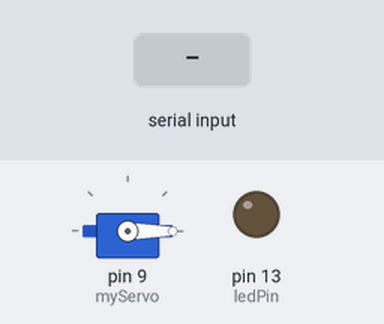
Simulated run of this sketch. Board: Arduino Uno, built with avr-gcc and run on an emulated ATmega328P. Parts: servo, output pins drawn as LEDs (lit = HIGH). The inputs (shaded band) are chosen by the test bench.

Above: at 1.2 s.
1.3 s: "right*" received over Serial
At 2.9 s:
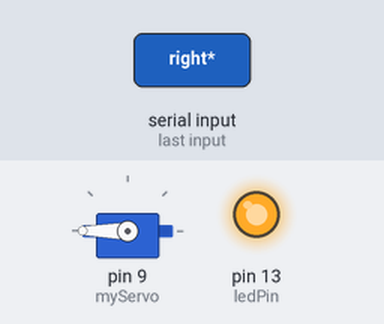
3.5 s: "left*" received over Serial
At 4.4 s:
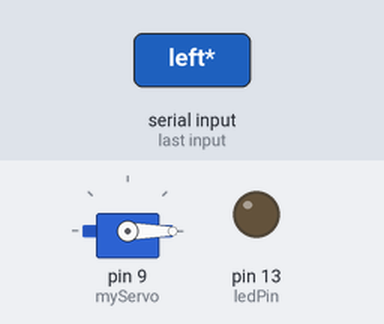
5.5 s: "Right*" received over Serial
At 7.2 s:
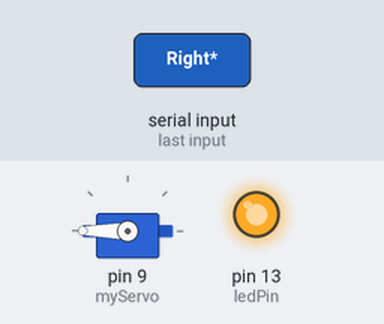
Timing chart, 0 to 8.7 s (numbered marks = the images above; inputs shaded):
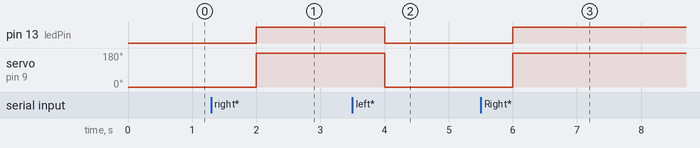

The sketch:

Arduino_Servo_code.ino
```cpp
#include <Servo.h>
const int ledPin = 13; // the pin that the LED is attached to
Servo myServo;
int angle = 0;
int pos;

void setup() {
  // put your setup code here, to run once:
  myServo.attach(9);
  Serial.begin(9600);
  myServo.write(0);

  // initialize the LED pin as an output:
  pinMode(ledPin, OUTPUT);
}

void loop() {
  // put your main code here, to run repeatedly:
   if(Serial.available()>0){
    String receivedString = "";
    receivedString = Serial.readStringUntil('*');

  if (receivedString == "right" || receivedString == "يمين" || receivedString == "Right") {
      myServo.write(180);
      digitalWrite(ledPin, HIGH);

    }

    else if (receivedString == "left" || receivedString == "Left" || receivedString == "يسار") {
     myServo.write(0);
     digitalWrite(ledPin, LOW);

    }

   }

   delay(1000);
}
```

Measured:
- after the input at 1.3 s, pin 13 (ledPin): LOW → HIGH after 0.70 s; servo on pin 9 (myServo): 0° → 180° after 0.70 s
- after the input at 3.5 s, pin 13 (ledPin): HIGH → LOW after 0.50 s; servo on pin 9 (myServo): 180° → 0° after 0.50 s
- after the input at 5.5 s, pin 13 (ledPin): LOW → HIGH after 0.50 s; servo on pin 9 (myServo): 0° → 180° after 0.50 s
